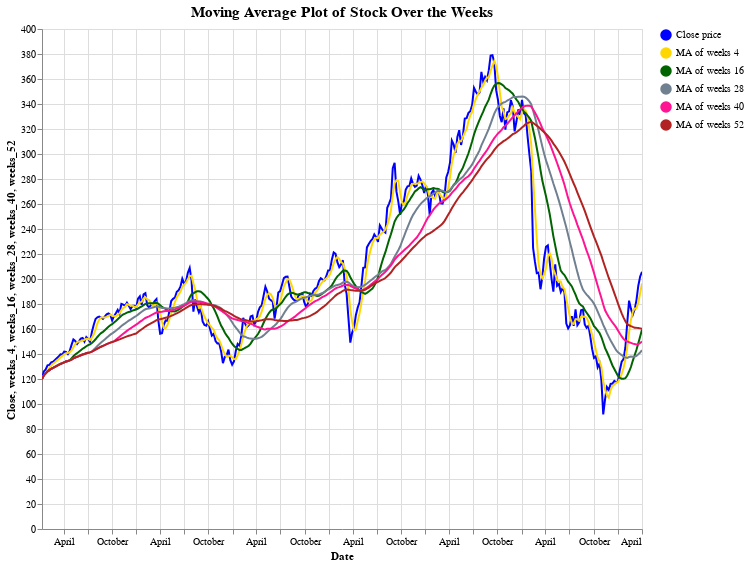

Notebook code for this chart:
### Code cell
# set base for creat custom legend and plots
base = alt.Chart(df_ma.reset_index()).transform_calculate(
legend1="'Close price'",
legend2="'MA of weeks 4'",
legend3="'MA of weeks 16'",
legend4="'MA of weeks 28'",
legend5="'MA of weeks 40'",
legend6="'MA of weeks 52'"
)
scale = alt.Scale(domain=["Close price", 
                          "MA of weeks 4",
                          "MA of weeks 16",
                          "MA of weeks 28",
                          "MA of weeks 40",
                          "MA of weeks 52"], 
                  range=['blue', 
                         'gold', 
                         'darkgreen', 
                         'slategray', 
                         'deeppink',
                         'firebrick'])

line1 = base.mark_line(color='blue').encode(
x = 'Date:T',
y = 'Close:Q',
color=alt.Color('legend1:N', scale=scale, title=''),
)

line2 = base.mark_line(color='gold').encode(
x = 'Date:T',
y = 'weeks_4:Q',
color=alt.Color('legend2:N', scale=scale, title='')
)

line3 = base.mark_line(color='darkgreen').encode(
x = 'Date:T',
y = 'weeks_16:Q',
color=alt.Color('legend3:N', scale=scale, title='')
)

line4 = base.mark_line(color='slategray').encode(
x = 'Date:T',
y = 'weeks_28:Q',
color=alt.Color('legend4:N', scale=scale, title='')
)

line5 = base.mark_line(color='deeppink').encode(
x = 'Date:T',
y = 'weeks_40:Q',
color=alt.Color('legend5:N', scale=scale, title='')
)

line6 = base.mark_line(color='firebrick').encode(
x = 'Date:T',
y = 'weeks_52:Q',
color=alt.Color('legend6:N', scale=scale, title='')
)

text = line1.mark_text(
    align='left',
    baseline='middle',
    dx=3  # Nudges text to right so it doesn't appear on top of the bar
)   


(line1 + line2 + line3 + line4 + line5 + line6 +text).properties(
    title={"text":['Moving Average Plot of Stock Over the Weeks'],
           "fontSize":15,
           "fontWeight": 'bold',
           "font":'Courier New',},
    height=500, width=600
).interactive()

### Figure 1 — Vega-Lite specification as saved in the notebook (floating-point values rounded to 4 significant figures; data arrays with more than 128 entries replaced by an {"elided": "..."} marker saying what was removed)
{"config": {"view": {"continuousWidth": 400, "continuousHeight": 300}}, "layer": [{"mark": {"type": "line", "color": "blue"}, "encoding": {"color": {"field": "legend1", "scale": {"domain": ["Close price", "MA of weeks 4", "MA of weeks 16", "MA of weeks 28", "MA of weeks 40", "MA of weeks 52"], "range": ["blue", "gold", "darkgreen", "slategray", "deeppink", "firebrick"]}, "title": "", "type": "nominal"}, "x": {"field": "Date", "type": "temporal"}, "y": {"field": "Close", "type": "quantitative"}}, "selection": {"selector016": {"type": "interval", "bind": "scales", "encodings": ["x", "y"]}}, "transform": [{"calculate": "'Close price'", "as": "legend1"}, {"calculate": "'MA of weeks 4'", "as": "legend2"}, {"calculate": "'MA of weeks 16'", "as": "legend3"}, {"calculate": "'MA of weeks 28'", "as": "legend4"}, {"calculate": "'MA of weeks 40'", "as": "legend5"}, {"calculate": "'MA of weeks 52'", "as": "legend6"}]}, {"mark": {"type": "line", "color": "gold"}, "encoding": {"color": {"field": "legend2", "scale": {"domain": ["Close price", "MA of weeks 4", "MA of weeks 16", "MA of weeks 28", "MA of weeks 40", "MA of weeks 52"], "range": ["blue", "gold", "darkgreen", "slategray", "deeppink", "firebrick"]}, "title": "", "type": "nominal"}, "x": {"field": "Date", "type": "temporal"}, "y": {"field": "weeks_4", "type": "quantitative"}}, "transform": [{"calculate": "'Close price'", "as": "legend1"}, {"calculate": "'MA of weeks 4'", "as": "legend2"}, {"calculate": "'MA of weeks 16'", "as": "legend3"}, {"calculate": "'MA of weeks 28'", "as": "legend4"}, {"calculate": "'MA of weeks 40'", "as": "legend5"}, {"calculate": "'MA of weeks 52'", "as": "legend6"}]}, {"mark": {"type": "line", "color": "darkgreen"}, "encoding": {"color": {"field": "legend3", "scale": {"domain": ["Close price", "MA of weeks 4", "MA of weeks 16", "MA of weeks 28", "MA of weeks 40", "MA of weeks 52"], "range": ["blue", "gold", "darkgreen", "slategray", "deeppink", "firebrick"]}, "title": "", "type": "nominal"}, "x": {"field": "Date", "type": "temporal"}, "y": {"field": "weeks_16", "type": "quantitative"}}, "transform": [{"calculate": "'Close price'", "as": "legend1"}, {"calculate": "'MA of weeks 4'", "as": "legend2"}, {"calculate": "'MA of weeks 16'", "as": "legend3"}, {"calculate": "'MA of weeks 28'", "as": "legend4"}, {"calculate": "'MA of weeks 40'", "as": "legend5"}, {"calculate": "'MA of weeks 52'", "as": "legend6"}]}, {"mark": {"type": "line", "color": "slategray"}, "encoding": {"color": {"field": "legend4", "scale": {"domain": ["Close price", "MA of weeks 4", "MA of weeks 16", "MA of weeks 28", "MA of weeks 40", "MA of weeks 52"], "range": ["blue", "gold", "darkgreen", "slategray", "deeppink", "firebrick"]}, "title": "", "type": "nominal"}, "x": {"field": "Date", "type": "temporal"}, "y": {"field": "weeks_28", "type": "quantitative"}}, "transform": [{"calculate": "'Close price'", "as": "legend1"}, {"calculate": "'MA of weeks 4'", "as": "legend2"}, {"calculate": "'MA of weeks 16'", "as": "legend3"}, {"calculate": "'MA of weeks 28'", "as": "legend4"}, {"calculate": "'MA of weeks 40'", "as": "legend5"}, {"calculate": "'MA of weeks 52'", "as": "legend6"}]}, {"mark": {"type": "line", "color": "deeppink"}, "encoding": {"color": {"field": "legend5", "scale": {"domain": ["Close price", "MA of weeks 4", "MA of weeks 16", "MA of weeks 28", "MA of weeks 40", "MA of weeks 52"], "range": ["blue", "gold", "darkgreen", "slategray", "deeppink", "firebrick"]}, "title": "", "type": "nominal"}, "x": {"field": "Date", "type": "temporal"}, "y": {"field": "weeks_40", "type": "quantitative"}}, "transform": [{"calculate": "'Close price'", "as": "legend1"}, {"calculate": "'MA of weeks 4'", "as": "legend2"}, {"calculate": "'MA of weeks 16'", "as": "legend3"}, {"calculate": "'MA of weeks 28'", "as": "legend4"}, {"calculate": "'MA of weeks 40'", "as": "legend5"}, {"calculate": "'MA of weeks 52'", "as": "legend6"}]}, {"mark": {"type": "line", "color": "firebrick"}, "encoding": {"color": {"field": "legend6", "scale": {"domain": ["Close price", "MA of weeks 4", "MA of weeks 16", "MA of weeks 28", "MA of weeks 40", "MA of weeks 52"], "range": ["blue", "gold", "darkgreen", "slategray", "deeppink", "firebrick"]}, "title": "", "type": "nominal"}, "x": {"field": "Date", "type": "temporal"}, "y": {"field": "weeks_52", "type": "quantitative"}}, "transform": [{"calculate": "'Close price'", "as": "legend1"}, {"calculate": "'MA of weeks 4'", "as": "legend2"}, {"calculate": "'MA of weeks 16'", "as": "legend3"}, {"calculate": "'MA of weeks 28'", "as": "legend4"}, {"calculate": "'MA of weeks 40'", "as": "legend5"}, {"calculate": "'MA of weeks 52'", "as": "legend6"}]}, {"mark": {"type": "text", "align": "left", "baseline": "middle", "dx": 3}, "encoding": {"color": {"field": "legend1", "scale": {"domain": ["Close price", "MA of weeks 4", "MA of weeks 16", "MA of weeks 28", "MA of weeks 40", "MA of weeks 52"], "range": ["blue", "gold", "darkgreen", "slategray", "deeppink", "firebrick"]}, "title": "", "type": "nominal"}, "x": {"field": "Date", "type": "temporal"}, "y": {"field": "Close", "type": "quantitative"}}, "transform": [{"calculate": "'Close price'", "as": "legend1"}, {"calculate": "'MA of weeks 4'", "as": "legend2"}, {"calculate": "'MA of weeks 16'", "as": "legend3"}, {"calculate": "'MA of weeks 28'", "as": "legend4"}, {"calculate": "'MA of weeks 40'", "as": "legend5"}, {"calculate": "'MA of weeks 52'", "as": "legend6"}]}], "data": {"name": "data-9dcbc6d3ff2c48590106a2bca29fcc7a"}, "height": 500, "title": {"text": ["Moving Average Plot of Stock Over the Weeks"], "fontSize": 15, "fontWeight": "bold", "font": "Courier New"}, "width": 600, "$schema": "https://vega.github.io/schema/vega-lite/v4.17.0.json", "datasets": {"data-9dcbc6d3ff2c48590106a2bca29fcc7a": {"elided": "326 records"}}}
